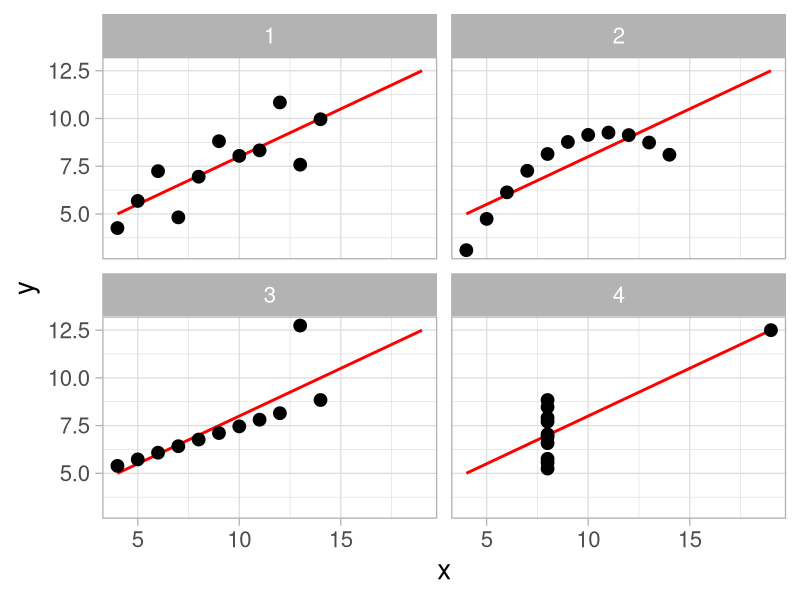

Reproduce this figure in R.
## ---- chunk 1
#| include: false
knitr::opts_chunk$set(
  echo = TRUE,
  message = FALSE,
  warning = FALSE,
  fig.align = "center"
)
ggplot2::theme_set(ggplot2::theme_gray(base_size = 20))
## ---- chunk 2
#| echo: false
#| fig-height: 9
library(tidyverse)
theme_set(theme_light(base_size = 20))
anscombe |> 
  pivot_longer(everything(),
               cols_vary = "slowest",
               names_to = c(".value", "set"),
               names_pattern = "(.)(.)") |> 
  ggplot(aes(x, y)) +
  geom_smooth(method = "lm", se = FALSE, color = "red", fullrange = TRUE) +
  geom_point(size = 4) +
  facet_wrap(~ set)
## ---- chunk 3
#| echo: false
anscombe |> 
  pivot_longer(everything(),
               cols_vary = "slowest",
               names_to = c(".value", "set"),
               names_pattern = "(.)(.)") |> 
  group_by(set) |> 
  summarise(across(c(x, y), list(mean = mean, var = var)),
            x_y_cor = cor(x, y))
